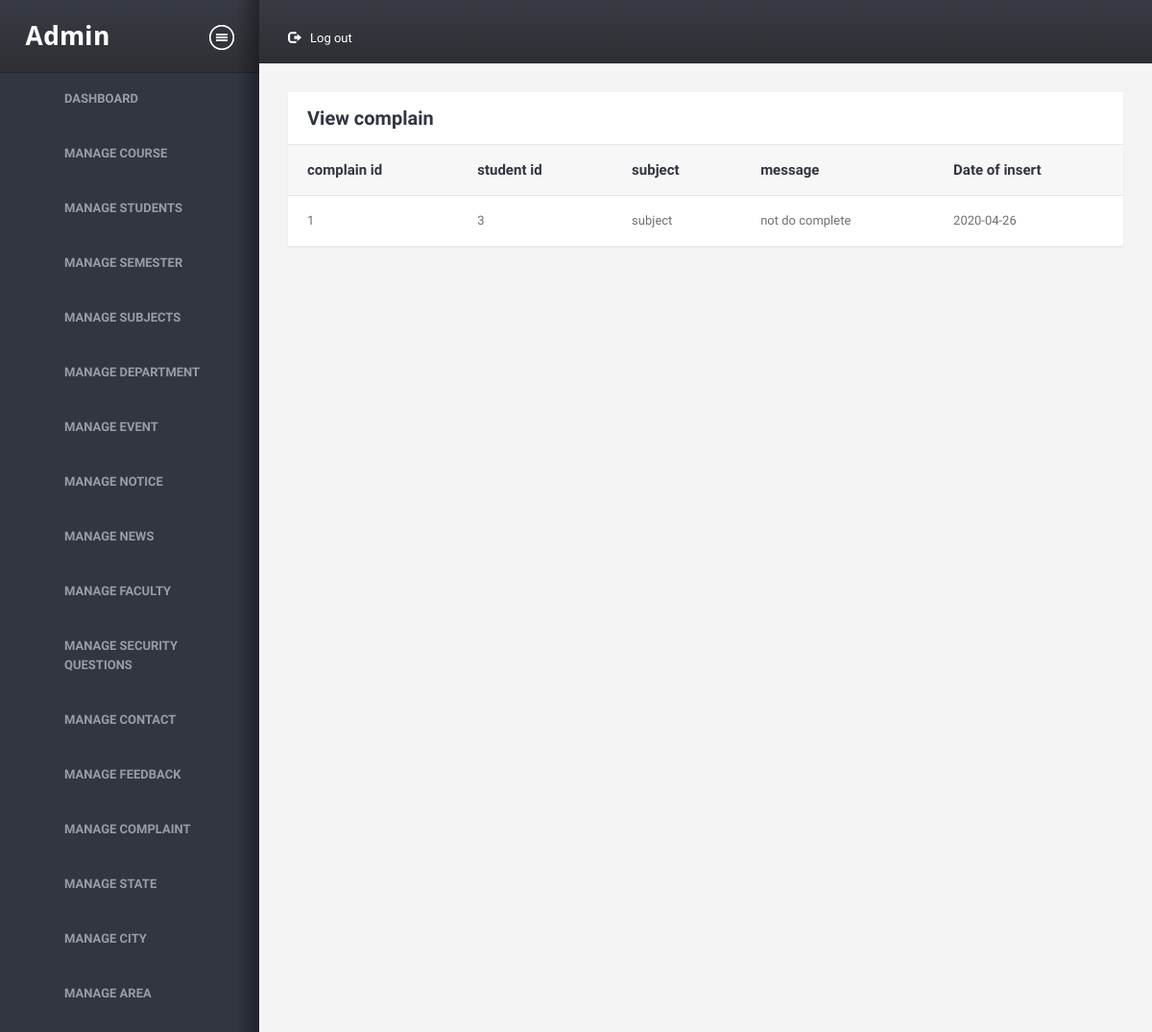
The app's page /admin/viewcomplaint.php (signed in) with its own data.
### tables this page shows
CREATE TABLE `complain` (
  `complain_id` int(11) NOT NULL,
  `student_id` int(11) NOT NULL,
  `subject` varchar(30) NOT NULL,
  `message` varchar(500) NOT NULL,
  `isactive` int(1) NOT NULL,
  `doi` date NOT NULL,
  `faculty_id` int(11) NOT NULL
);

### admin/viewcomplaint.php (the view, shortened to what this page needs)
<!DOCTYPE HTML>
<html>
<head>
<link href="assets/css/A.style.css%2bbootstrap.css%2cMcc.0ONHoLZfWm.css.pagespeed.cf.2IS1LTyY4Z.css" rel="stylesheet" media="screen"/>
</head>
<body>
<div class="wrapper">
    <div class="structure-row">
        <?php require 'sidebar.php';?>
        <div class="right-sec">
            <header>
                <nav class="topnav">
                    <ul id="nav1">
                        <li class="settings">
                            <a href="logout.php"><i class="glyphicon glyphicon-log-out"></i>Log out</a>
                        </li>
                    </ul>
                </nav>
                <div class="clearfix"></div>
            </header>
            <div class="content-section">
                <div class="container-liquid">
                    <div class="row">
                        <div class="col-xs-12">
                            <div class="sec-box">
                                <a class="closethis">Close</a>
                                <header>
                                    <h2 class="heading">View complain</h2>
                                </header>
                                <div class="contents">
                                    <a class="togglethis">Toggle</a>
                                    <section>
                                        <table class="table">
                                            <thead>
                                                <tr>
                                                    <th>complain id</th>
                                                    <th>student id</th>
                                                    <th>subject</th>
                                                    <th>message</th>
                                                    <th>Date of insert</th>
                                                </tr>
                                            </thead>
                 <?php
                require '../common/dbconnect.php';
                $qry = "SELECT * FROM complain WHERE isactive !=2 order by complain_id desc";
                $rs = mysqli_query($conn,$qry);
                if (mysqli_num_rows($rs)>0)
                {
                    while ($row = mysqli_fetch_assoc($rs))
                    {
                        ?>
                        <tr>
                        <td><?php echo $row['complain_id']; ?></td>
                        <td><?php echo $row['student_id']; ?></td>
                        <td><?php echo $row['subject']; ?></td>
                        <td><?php echo $row['message']; ?></td>
                        <td><?php echo $row['doi']; ?></td>
                        </tr>
                        <?php
                               }
                }
                else
                {
                    echo "0 Row found";
                }
                ?>
                                        </table>
                                    </section>
                                </div>
                            </div>
                        </div>
                    </div>
                </div>
            </div>
        </div>
    </div>
</div>
</body>
</html>

### records on screen
complain: complain_id "1", student "3", subject "subject", message "not do complete", doi "2020-04-26"
